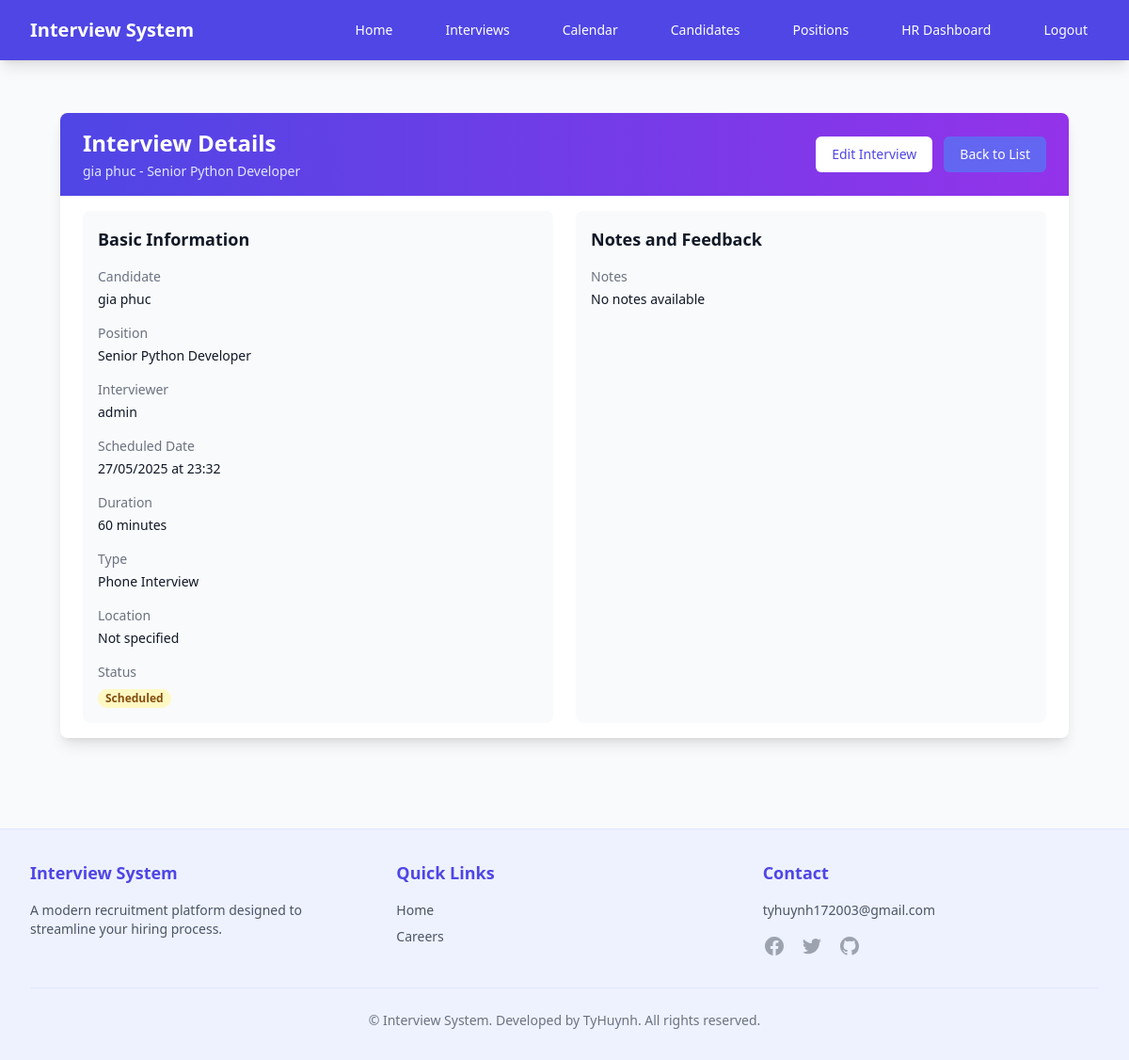
The app's page /interview/7/ (signed in) with its own data.
### recruitment/models.py (models this page shows, shortened)
class Interview(models.Model):
    STATUS_CHOICES = [
        ('scheduled', 'Scheduled'),
        ('completed', 'Completed'),
        ('cancelled', 'Cancelled'),
    ]
    INTERVIEW_TYPES = [
        ('phone', 'Phone Interview'),
        ('video', 'Video Interview'),
        ('technical', 'Technical Interview'),
        ('onsite', 'On-site Interview'),
        ('assessment', 'Assessment'),
    ]
    candidate = models.ForeignKey(Candidate, on_delete=models.CASCADE)
    position = models.ForeignKey(Position, on_delete=models.CASCADE)
    interviewer = models.ForeignKey(User, on_delete=models.CASCADE)
    scheduled_date = models.DateTimeField()
    duration = models.IntegerField(help_text='Duration in minutes', default=60)
    interview_type = models.CharField(max_length=20, choices=INTERVIEW_TYPES, default='onsite')
    location = models.CharField(max_length=200, blank=True, null=True, help_text='Địa điểm phỏng vấn')
    notes = models.TextField(blank=True, null=True)
    status = models.CharField(max_length=20, choices=STATUS_CHOICES, default='scheduled')
    feedback = models.TextField(blank=True, null=True)
    rating = models.IntegerField(null=True, blank=True)

class Candidate(models.Model):
    user = models.OneToOneField(User, on_delete=models.CASCADE, null=True, blank=True)
    name = models.CharField(max_length=100)
    email = models.EmailField(unique=True)
    phone = models.CharField(max_length=20)
    resume = models.FileField(upload_to='resumes/', null=True, blank=True)
    created_at = models.DateTimeField(auto_now_add=True)

class Position(models.Model):
    title = models.CharField(max_length=100)
    description = models.TextField()
    requirements = models.TextField()
    salary_range = models.CharField(max_length=100, blank=True, null=True)  # Thêm trường lương
    department = models.CharField(max_length=100, blank=True, null=True)  # Thêm phòng ban
    is_active = models.BooleanField(default=True)
    EMPLOYMENT_TYPES = [
        ('full_time', 'Full-time'),
        ('part_time', 'Part-time'),
        ('contract', 'Contract'),
        ('temporary', 'Temporary'),
        ('internship', 'Internship'),
        ('remote', 'Remote'),
    ]
    employment_type = models.CharField(
        max_length=20,
        choices=EMPLOYMENT_TYPES,
        default='full_time',
        verbose_name='Employment Type'
    )

### recruitment/views.py (the view)
# urls.py: path('interview/<int:pk>/', views.interview_detail, name='interview_detail'),
@login_required
@user_passes_test(is_interviewer)
def interview_detail(request, pk):
    interview = get_object_or_404(Interview, pk=pk)
    return render(request, 'recruitment/interview_detail.html', {'interview': interview})

### recruitment/views.py (called while the page is built)
def is_interviewer(user):
    return hasattr(user, 'profile') and user.profile.user_type in ['interviewer', 'admin']

### templates/recruitment/interview_detail.html (shortened to what this page needs)
{% extends 'base.html' %}
{% block content %}
<div class="max-w-7xl mx-auto px-4 sm:px-6 lg:px-8 py-8">
    <div class="bg-white shadow-lg rounded-lg overflow-hidden">
        <div class="bg-gradient-to-r from-indigo-600 to-purple-600 px-6 py-4">
            <div class="flex justify-between items-center">
                <div>
                    <h1 class="text-2xl font-bold text-white">Interview Details</h1>
                    <p class="mt-1 text-sm text-indigo-100">
                        {% if interview.candidate %}
                        {{ interview.candidate.name }} - {{ interview.position.title }}
                        {% else %}
                        N/A - {{ interview.position.title }}
                        {% endif %}
                    </p>
                </div>
                <div class="flex space-x-3">
                    <a href="{% url 'recruitment:interview_edit' interview.id %}"
                        class="inline-flex items-center px-4 py-2 border border-transparent text-sm font-medium rounded-md text-indigo-600 bg-white hover:bg-indigo-50 focus:outline-none focus:ring-2 focus:ring-offset-2 focus:ring-indigo-500">
                        Edit Interview
                    </a>
                    <a href="{% url 'recruitment:interview_list' %}"
                        class="inline-flex items-center px-4 py-2 border border-transparent text-sm font-medium rounded-md text-white bg-indigo-500 hover:bg-indigo-600 focus:outline-none focus:ring-2 focus:ring-offset-2 focus:ring-indigo-500">
                        Back to List
                    </a>
                </div>
            </div>
        </div>
        <div class="px-6 py-4">
            <div class="grid grid-cols-1 md:grid-cols-2 gap-6">
                <div class="bg-gray-50 p-4 rounded-lg">
                    <h2 class="text-lg font-semibold text-gray-900 mb-4">Basic Information</h2>
                    <dl class="grid grid-cols-1 gap-4">
                        <div>
                            <dt class="text-sm font-medium text-gray-500">Candidate</dt>
                            <dd class="mt-1 text-sm text-gray-900">
                                {% if interview.candidate %}
                                {{ interview.candidate.name }}
                                {% else %}
                                N/A
                                {% endif %}
                            </dd>
                        </div>
                        <div>
                            <dt class="text-sm font-medium text-gray-500">Position</dt>
                            <dd class="mt-1 text-sm text-gray-900">{{ interview.position.title }}</dd>
                        </div>
                        <div>
                            <dt class="text-sm font-medium text-gray-500">Interviewer</dt>
                            <dd class="mt-1 text-sm text-gray-900">
                                {% if interview.interviewer %}
                                {{ interview.interviewer.get_full_name|default:interview.interviewer.username }}
                                {% else %}
                                Not assigned
                                {% endif %}
                            </dd>
                        </div>
                        <div>
                            <dt class="text-sm font-medium text-gray-500">Scheduled Date</dt>
                            <dd class="mt-1 text-sm text-gray-900">
                                {% if interview.scheduled_date %}
                                {{ interview.scheduled_date|date:"d/m/Y" }} at {{ interview.scheduled_date|time:"H:i" }}
                                {% else %}
                                Not scheduled
                                {% endif %}
                            </dd>
                        </div>
                        <div>
                            <dt class="text-sm font-medium text-gray-500">Duration</dt>
                            <dd class="mt-1 text-sm text-gray-900">
                                {% if interview.duration %}
                                {{ interview.duration }} minutes
                                {% else %}
                                Not specified
                                {% endif %}
                            </dd>
                        </div>
                        <div>
                            <dt class="text-sm font-medium text-gray-500">Type</dt>
                            <dd class="mt-1 text-sm text-gray-900">
                                {% if interview.interview_type %}
                                {{ interview.get_interview_type_display }}
                                {% else %}
                                Not specified
                                {% endif %}
                            </dd>
                        </div>
                        <div>
                            <dt class="text-sm font-medium text-gray-500">Location</dt>
                            <dd class="mt-1 text-sm text-gray-900">
                                {% if interview.location %}
                                {{ interview.location }}
                                {% else %}
                                Not specified
                                {% endif %}
                            </dd>
                        </div>
                        <div>
                            <dt class="text-sm font-medium text-gray-500">Status</dt>
                            <dd class="mt-1">
                                <span class="px-2 inline-flex text-xs leading-5 font-semibold rounded-full
                                    {% if interview.status == 'scheduled' %}bg-yellow-100 text-yellow-800
                                    {% elif interview.status == 'completed' %}bg-green-100 text-green-800
                                    {% elif interview.status == 'cancelled' %}bg-red-100 text-red-800
                                    {% endif %}">
                                    {{ interview.get_status_display }}
                                </span>
                            </dd>
                        </div>
                    </dl>
                </div>
                <div class="bg-gray-50 p-4 rounded-lg">
                    <h2 class="text-lg font-semibold text-gray-900 mb-4">Notes and Feedback</h2>
                    <div class="space-y-4">
                        <div>
                            <h3 class="text-sm font-medium text-gray-500">Notes</h3>
                            <p class="mt-1 text-sm text-gray-900">
                                {% if interview.notes %}
                                {{ interview.notes }}
                                {% else %}
                                No notes available
                                {% endif %}
                            </p>
                        </div>
                    </div>
                </div>
            </div>
        </div>
    </div>
</div>
{% endblock %}

### records on screen
Interview: candidate.name "gia phuc", position "Senior Python Developer", interviewer.get_full_name "admin", scheduled_date "27/05/2025", scheduled_date "23:32", duration "60", interview_type "Phone Interview", status "Scheduled"
